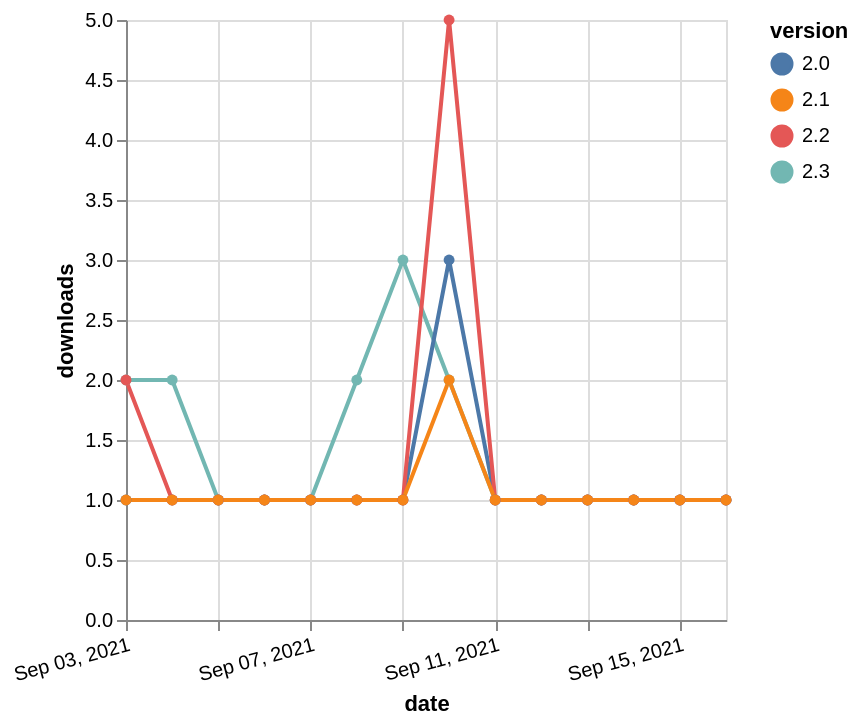

The specification (Vega-Lite) saved for this image:
### Vega-Lite specification from a JSON file in a GitHub repository (floating-point values rounded to 4 significant figures)
{"$schema": "https://vega.github.io/schema/vega-lite/v5.json", "description": "A simple bar chart with embedded data.", "data": {"values": [{"date": "2021-09-03", "total": 86, "delta": 2, "version": "2.3"}, {"date": "2021-09-04", "total": 88, "delta": 2, "version": "2.3"}, {"date": "2021-09-05", "total": 89, "delta": 1, "version": "2.3"}, {"date": "2021-09-06", "total": 90, "delta": 1, "version": "2.3"}, {"date": "2021-09-07", "total": 91, "delta": 1, "version": "2.3"}, {"date": "2021-09-08", "total": 93, "delta": 2, "version": "2.3"}, {"date": "2021-09-09", "total": 96, "delta": 3, "version": "2.3"}, {"date": "2021-09-10", "total": 98, "delta": 2, "version": "2.3"}, {"date": "2021-09-11", "total": 99, "delta": 1, "version": "2.3"}, {"date": "2021-09-12", "total": 100, "delta": 1, "version": "2.3"}, {"date": "2021-09-13", "total": 101, "delta": 1, "version": "2.3"}, {"date": "2021-09-14", "total": 102, "delta": 1, "version": "2.3"}, {"date": "2021-09-15", "total": 103, "delta": 1, "version": "2.3"}, {"date": "2021-09-16", "total": 104, "delta": 1, "version": "2.3"}, {"date": "2021-09-03", "total": 234, "delta": 1, "version": "2.0"}, {"date": "2021-09-04", "total": 235, "delta": 1, "version": "2.0"}, {"date": "2021-09-05", "total": 236, "delta": 1, "version": "2.0"}, {"date": "2021-09-06", "total": 237, "delta": 1, "version": "2.0"}, {"date": "2021-09-07", "total": 238, "delta": 1, "version": "2.0"}, {"date": "2021-09-08", "total": 239, "delta": 1, "version": "2.0"}, {"date": "2021-09-09", "total": 240, "delta": 1, "version": "2.0"}, {"date": "2021-09-10", "total": 243, "delta": 3, "version": "2.0"}, {"date": "2021-09-11", "total": 244, "delta": 1, "version": "2.0"}, {"date": "2021-09-12", "total": 245, "delta": 1, "version": "2.0"}, {"date": "2021-09-13", "total": 246, "delta": 1, "version": "2.0"}, {"date": "2021-09-14", "total": 247, "delta": 1, "version": "2.0"}, {"date": "2021-09-15", "total": 248, "delta": 1, "version": "2.0"}, {"date": "2021-09-16", "total": 249, "delta": 1, "version": "2.0"}, {"date": "2021-09-03", "total": 278, "delta": 2, "version": "2.2"}, {"date": "2021-09-04", "total": 279, "delta": 1, "version": "2.2"}, {"date": "2021-09-05", "total": 280, "delta": 1, "version": "2.2"}, {"date": "2021-09-06", "total": 281, "delta": 1, "version": "2.2"}, {"date": "2021-09-07", "total": 282, "delta": 1, "version": "2.2"}, {"date": "2021-09-08", "total": 283, "delta": 1, "version": "2.2"}, {"date": "2021-09-09", "total": 284, "delta": 1, "version": "2.2"}, {"date": "2021-09-10", "total": 289, "delta": 5, "version": "2.2"}, {"date": "2021-09-11", "total": 290, "delta": 1, "version": "2.2"}, {"date": "2021-09-12", "total": 291, "delta": 1, "version": "2.2"}, {"date": "2021-09-13", "total": 292, "delta": 1, "version": "2.2"}, {"date": "2021-09-14", "total": 293, "delta": 1, "version": "2.2"}, {"date": "2021-09-15", "total": 294, "delta": 1, "version": "2.2"}, {"date": "2021-09-16", "total": 295, "delta": 1, "version": "2.2"}, {"date": "2021-09-03", "total": 154, "delta": 1, "version": "2.1"}, {"date": "2021-09-04", "total": 155, "delta": 1, "version": "2.1"}, {"date": "2021-09-05", "total": 156, "delta": 1, "version": "2.1"}, {"date": "2021-09-06", "total": 157, "delta": 1, "version": "2.1"}, {"date": "2021-09-07", "total": 158, "delta": 1, "version": "2.1"}, {"date": "2021-09-08", "total": 159, "delta": 1, "version": "2.1"}, {"date": "2021-09-09", "total": 160, "delta": 1, "version": "2.1"}, {"date": "2021-09-10", "total": 162, "delta": 2, "version": "2.1"}, {"date": "2021-09-11", "total": 163, "delta": 1, "version": "2.1"}, {"date": "2021-09-12", "total": 164, "delta": 1, "version": "2.1"}, {"date": "2021-09-13", "total": 165, "delta": 1, "version": "2.1"}, {"date": "2021-09-14", "total": 166, "delta": 1, "version": "2.1"}, {"date": "2021-09-15", "total": 167, "delta": 1, "version": "2.1"}, {"date": "2021-09-16", "total": 168, "delta": 1, "version": "2.1"}]}, "width": "container", "mark": {"type": "line", "point": {"filled": true}}, "encoding": {"x": {"field": "date", "type": "temporal", "timeUnit": "yearmonthdate", "title": "date", "axis": {"labelAngle": -15}}, "y": {"field": "delta", "type": "quantitative", "title": "downloads"}, "color": {"field": "version", "type": "nominal"}, "tooltip": {"field": "delta"}}}
